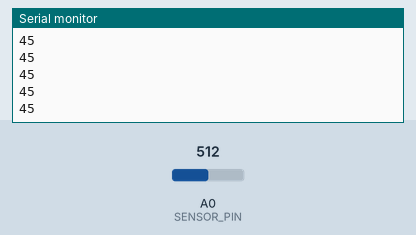
This sketch was run on a simulated Arduino Uno, built with avr-gcc and run on an emulated ATmega328P. Shown: the last lines printed to the serial monitor. The inputs (shaded band) are chosen by the test bench; at power-on: A0 (SENSOR_PIN) = 512.

Above: at 1.2 s.
1.3 s: A0 (SENSOR_PIN) set to 716
At 1.32 s:
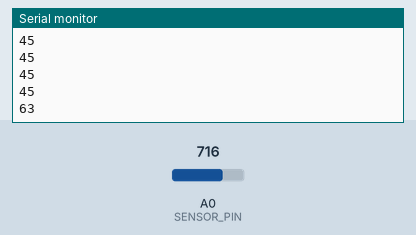
2.8 s: A0 (SENSOR_PIN) set to 900
At 2.82 s:
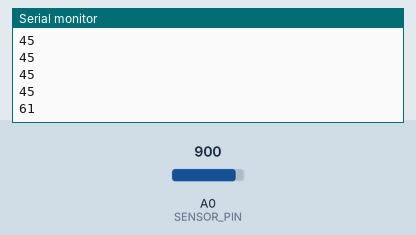
Timing chart, 0 to 5.8 s (numbered marks = the images above; inputs shaded):
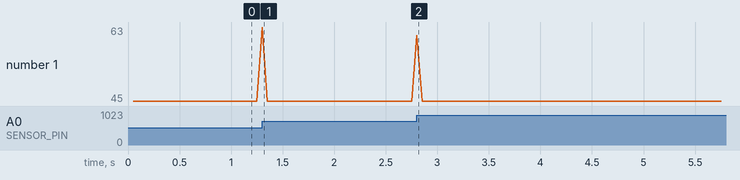

Measured:
- after the input at 1.3 s, the serial monitor: prints a new line at once (image 1)
- after the input at 2.8 s, the serial monitor: prints a new line at once (image 2)

The sketch:

4_Sound_Sensor_Decibels.ino
```cpp
const int sampleWindow = 50;                              // Sample window width in mS (50 mS = 20Hz)
unsigned int sample;

#define SENSOR_PIN A0
void setup ()
{
  pinMode (SENSOR_PIN, INPUT); // Set the signal pin as input
  Serial.begin(9600);
}


void loop ()
{
   unsigned long startMillis= millis();                   // Start of sample window
   float peakToPeak = 0;                                  // peak-to-peak level

   unsigned int signalMax = 0;                            //minimum value
   unsigned int signalMin = 4095;                         //maximum value

                                                          // collect data for 50 mS
   while (millis() - startMillis < sampleWindow)
   {
      sample = analogRead(SENSOR_PIN);                    //get reading from microphone
      if (sample < 4095)                                  // toss out spurious readings
      {
         if (sample > signalMax)
         {
            signalMax = sample;                           // save just the max levels
         }
         else if (sample < signalMin)
         {
            signalMin = sample;                           // save just the min levels
         }
      }
   }

   peakToPeak = signalMax - signalMin;                    // max - min = peak-peak amplitude
   int db = map(peakToPeak,50,500,49.5,90);             //calibrate for deciBels
   Serial.println(db);
}
```
